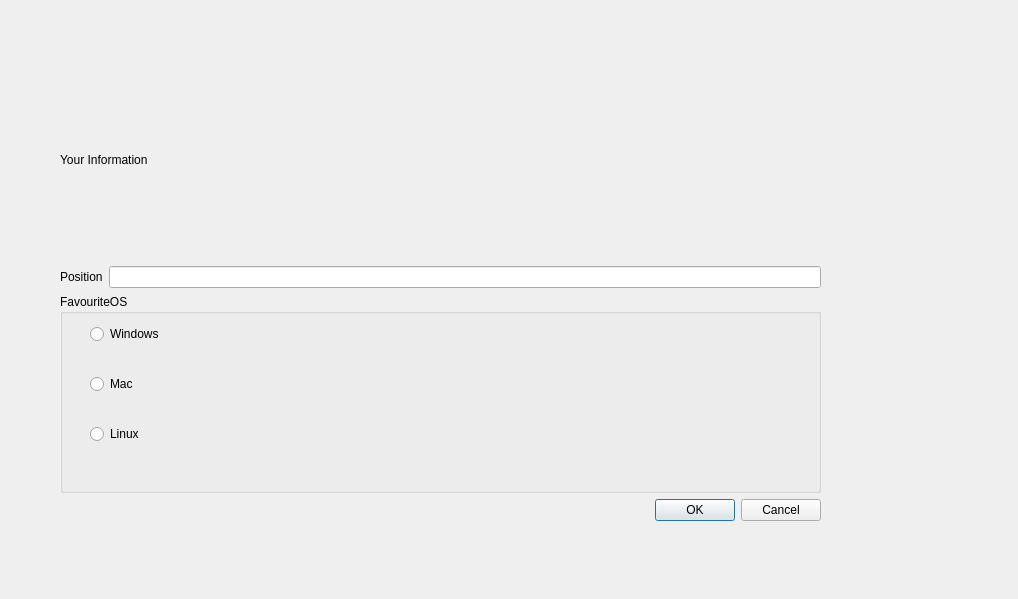
<?xml version="1.0" encoding="UTF-8"?>
<ui version="4.0">
 <class>InfoDialog</class>
 <widget class="QDialog" name="InfoDialog">
  <property name="geometry">
   <rect>
    <x>0</x>
    <y>0</y>
    <width>1018</width>
    <height>599</height>
   </rect>
  </property>
  <property name="windowTitle">
   <string>Dialog</string>
  </property>
  <widget class="QLabel" name="label_3">
   <property name="geometry">
    <rect>
     <x>160</x>
     <y>120</y>
     <width>151</width>
     <height>21</height>
    </rect>
   </property>
   <property name="text">
    <string/>
   </property>
  </widget>
  <widget class="QWidget" name="">
   <property name="geometry">
    <rect>
     <x>60</x>
     <y>60</y>
     <width>761</width>
     <height>461</height>
    </rect>
   </property>
   <layout class="QVBoxLayout" name="verticalLayout">
    <item>
     <widget class="QLabel" name="label">
      <property name="text">
       <string>Your Information</string>
      </property>
     </widget>
    </item>
    <item>
     <layout class="QHBoxLayout" name="horizontalLayout">
      <item>
       <widget class="QLabel" name="label_2">
        <property name="text">
         <string>Position</string>
        </property>
       </widget>
      </item>
      <item>
       <widget class="QLineEdit" name="PositionlineEdit"/>
      </item>
     </layout>
    </item>
    <item>
     <widget class="QGroupBox" name="groupBox">
      <property name="title">
       <string>FavouriteOS</string>
      </property>
      <widget class="QRadioButton" name="WindowsradioButton">
       <property name="geometry">
        <rect>
         <x>30</x>
         <y>30</y>
         <width>95</width>
         <height>20</height>
        </rect>
       </property>
       <property name="text">
        <string>Windows</string>
       </property>
      </widget>
      <widget class="QRadioButton" name="MacradioButton">
       <property name="geometry">
        <rect>
         <x>30</x>
         <y>80</y>
         <width>95</width>
         <height>20</height>
        </rect>
       </property>
       <property name="text">
        <string>Mac</string>
       </property>
      </widget>
      <widget class="QRadioButton" name="LinuxradioButton">
       <property name="geometry">
        <rect>
         <x>30</x>
         <y>130</y>
         <width>95</width>
         <height>20</height>
        </rect>
       </property>
       <property name="text">
        <string>Linux</string>
       </property>
      </widget>
     </widget>
    </item>
    <item>
     <layout class="QHBoxLayout" name="horizontalLayout_2">
      <item>
       <spacer name="horizontalSpacer">
        <property name="orientation">
         <enum>Qt::Horizontal</enum>
        </property>
        <property name="sizeHint" stdset="0">
         <size>
          <width>48</width>
          <height>20</height>
         </size>
        </property>
       </spacer>
      </item>
      <item>
       <widget class="QPushButton" name="OKpushButton">
        <property name="text">
         <string>OK</string>
        </property>
       </widget>
      </item>
      <item>
       <widget class="QPushButton" name="CancelpushButton">
        <property name="text">
         <string>Cancel</string>
        </property>
       </widget>
      </item>
     </layout>
    </item>
   </layout>
  </widget>
 </widget>
 <resources/>
 <connections/>
</ui>
